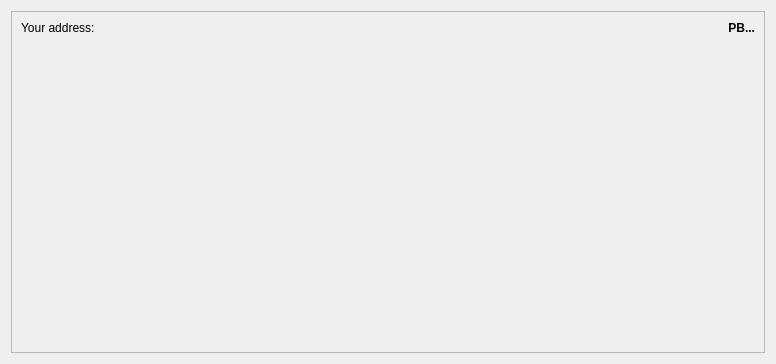
<?xml version="1.0" encoding="UTF-8"?>
<ui version="4.0">
  <class>ReceiveCoinsDialog</class>
  <widget class="QWidget" name="ReceiveCoinsDialog">
    <property name="geometry">
      <rect>
        <x>0</x>
        <y>0</y>
        <width>776</width>
        <height>364</height>
      </rect>
    </property>
    <layout class="QVBoxLayout" name="verticalLayout" stretch="0,0,1">
      <item>
        <widget class="QFrame" name="frame2">
          <property name="sizePolicy">
            <sizepolicy hsizetype="Preferred" vsizetype="Expanding">
              <horstretch>0</horstretch>
              <verstretch>0</verstretch>
            </sizepolicy>
          </property>
          <property name="frameShape">
            <enum>QFrame::StyledPanel</enum>
          </property>
          <property name="frameShadow">
            <enum>QFrame::Sunken</enum>
          </property>
          <layout class="QFormLayout" name="formLayout_2">
            <property name="fieldGrowthPolicy">
              <enum>QFormLayout::AllNonFixedFieldsGrow</enum>
            </property>
            <property name="horizontalSpacing">
              <number>12</number>
            </property>
            <property name="verticalSpacing">
              <number>12</number>
            </property>
            <item row="0" column="0">
              <widget class="QLabel" name="label">
                <property name="text">
                  <string>Your address:</string>
                </property>
              </widget>
            </item>
            <item row="0" column="1">
              <widget class="QLabel" name="labelAddress">
                <property name="font">
                  <font>
                    <weight>75</weight>
                    <bold>true</bold>
                  </font>
                </property>
                <property name="cursor">
                  <cursorShape>IBeamCursor</cursorShape>
                </property>
                <property name="toolTip">
                  <string>Your public receiving address</string>
                </property>
                <property name="text">
                  <string notr="true">PB...</string>
                </property>
                <property name="alignment">
                  <set>Qt::AlignRight|Qt::AlignTrailing|Qt::AlignVCenter</set>
                </property>
                <property name="textInteractionFlags">
                  <set>Qt::LinksAccessibleByMouse|Qt::TextSelectableByKeyboard|Qt::TextSelectableByMouse</set>
                </property>
              </widget>
            </item>
          </layout>
        </widget>
      </item>
    </layout>

            <!--<item>
              <layout class="QGridLayout" name="gridLayout">
                <item row="7" column="2">
                  <widget class="QCheckBox" name="reuseAddress">
                    <property name="toolTip">
                      <string>Reuse one of the previously used receiving addresses. Reusing addresses has security and privacy issues. Do not use this unless re-generating a payment request made before.</string>
                    </property>
                    <property name="text">
                      <string>R&amp;euse an existing receiving address (not recommended)</string>
                    </property>
                  </widget>
                </item>
                <item row="7" column="0">
                  <widget class="QLabel" name="label_4">
                    <property name="text">
                      <string />
                    </property>
                  </widget>
                </item>
                <item row="6" column="0">
                  <widget class="QLabel" name="label_3">
                    <property name="toolTip">
                      <string>An optional message to attach to the payment request, which will be displayed when the request is opened. Note: The message will not be sent with the payment over the CryoNote network.</string>
                    </property>
                    <property name="text">
                      <string>&amp;Message:</string>
                    </property>
                    <property name="alignment">
                      <set>Qt::AlignRight|Qt::AlignTrailing|Qt::AlignVCenter</set>
                    </property>
                    <property name="buddy">
                      <cstring>reqMessage</cstring>
                    </property>
                  </widget>
                </item>
                <item row="4" column="2">
                  <widget class="QLineEdit" name="reqLabel">
                    <property name="toolTip">
                      <string>An optional label to associate with the new receiving address.</string>
                    </property>
                  </widget>
                </item>
                <item row="6" column="2">
                  <widget class="QLineEdit" name="reqMessage">
                    <property name="toolTip">
                      <string>An optional message to attach to the payment request, which will be displayed when the request is opened. Note: The message will not be sent with the payment over the CryoNote network.</string>
                    </property>
                  </widget>
                </item>
                <item row="2" column="2">
                  <widget class="QLabel" name="label_5">
                    <property name="text">
                      <string>Use this form to request payments. All fields are &lt;b&gt;optional&lt;/b&gt;.</string>
                    </property>
                  </widget>
                </item>
                <item row="4" column="0">
                  <widget class="QLabel" name="label_2">
                    <property name="toolTip">
                      <string>An optional label to associate with the new receiving address.</string>
                    </property>
                    <property name="text">
                      <string>&amp;Label:</string>
                    </property>
                    <property name="alignment">
                      <set>Qt::AlignRight|Qt::AlignTrailing|Qt::AlignVCenter</set>
                    </property>
                    <property name="buddy">
                      <cstring>reqLabel</cstring>
                    </property>
                  </widget>
                </item>
                <item row="5" column="0">
                  <widget class="QLabel" name="label">
                    <property name="toolTip">
                      <string>An optional amount to request. Leave this empty or zero to not request a specific amount.</string>
                    </property>
                    <property name="text">
                      <string>&amp;Amount:</string>
                    </property>
                    <property name="alignment">
                      <set>Qt::AlignRight|Qt::AlignTrailing|Qt::AlignVCenter</set>
                    </property>
                    <property name="buddy">
                      <cstring>reqAmount</cstring>
                    </property>
                  </widget>
                </item>
                <item row="5" column="2">
                  <widget class="BitcoinAmountField" name="reqAmount">
                    <property name="minimumSize">
                      <size>
                        <width>80</width>
                        <height>0</height>
                      </size>
                    </property>
                    <property name="toolTip">
                      <string>An optional amount to request. Leave this empty or zero to not request a specific amount.</string>
                    </property>
                  </widget>
                </item>
                <item row="8" column="2">
                  <layout class="QHBoxLayout" name="horizontalLayout">
                    <item>
                      <widget class="QPushButton" name="receiveButton">
                        <property name="minimumSize">
                          <size>
                            <width>150</width>
                            <height>0</height>
                          </size>
                        </property>
                        <property name="text">
                          <string>&amp;Request payment</string>
                        </property>
                        <property name="icon">
                          <iconset resource="../bitcoin.qrc">
                            <normaloff>:/icons/receiving_addresses</normaloff>
                            :/icons/receiving_addresses
                          </iconset>
                        </property>
                      </widget>
                    </item>
                    <item>
                      <widget class="QPushButton" name="clearButton">
                        <property name="sizePolicy">
                          <sizepolicy hsizetype="Minimum" vsizetype="Fixed">
                            <horstretch>0</horstretch>
                            <verstretch>0</verstretch>
                          </sizepolicy>
                        </property>
                        <property name="toolTip">
                          <string>Clear all fields of the form.</string>
                        </property>
                        <property name="text">
                          <string>Clear</string>
                        </property>
                        <property name="icon">
                          <iconset resource="../bitcoin.qrc">
                            <normaloff>:/icons/remove</normaloff>
                            :/icons/remove
                          </iconset>
                        </property>
                        <property name="autoRepeatDelay">
                          <number>300</number>
                        </property>
                        <property name="autoDefault">
                          <bool>false</bool>
                        </property>
                      </widget>
                    </item>
                    <item>
                      <spacer name="horizontalSpacer">
                        <property name="orientation">
                          <enum>Qt::Horizontal</enum>
                        </property>
                        <property name="sizeHint" stdset="0">
                          <size>
                            <width>40</width>
                            <height>20</height>
                          </size>
                        </property>
                      </spacer>
                    </item>
                  </layout>
                </item>
                <item row="8" column="0">
                  <widget class="QLabel" name="label_7">
                    <property name="text">
                      <string />
                    </property>
                  </widget>
                </item>
              </layout>
            </item>
          </layout>
        </widget>
      </item>
      <item>
        <spacer name="verticalSpacer_2">
          <property name="orientation">
            <enum>Qt::Vertical</enum>
          </property>
          <property name="sizeHint" stdset="0">
            <size>
              <width>20</width>
              <height>10</height>
            </size>
          </property>
        </spacer>
      </item>
      <item>
        <widget class="QFrame" name="frame">
          <property name="sizePolicy">
            <sizepolicy hsizetype="Preferred" vsizetype="Expanding">
              <horstretch>0</horstretch>
              <verstretch>0</verstretch>
            </sizepolicy>
          </property>
          <property name="frameShape">
            <enum>QFrame::StyledPanel</enum>
          </property>
          <property name="frameShadow">
            <enum>QFrame::Raised</enum>
          </property>
          <layout class="QVBoxLayout" name="verticalLayout_2">
            <item>
              <widget class="QLabel" name="label_6">
                <property name="font">
                  <font>
                    <weight>75</weight>
                    <bold>true</bold>
                  </font>
                </property>
                <property name="text">
                  <string>Requested payments history</string>
                </property>
              </widget>
            </item>
            <item>
              <widget class="QTableView" name="recentRequestsView">
                <property name="contextMenuPolicy">
                  <enum>Qt::CustomContextMenu</enum>
                </property>
                <property name="tabKeyNavigation">
                  <bool>false</bool>
                </property>
                <property name="sortingEnabled">
                  <bool>true</bool>
                </property>
              </widget>
            </item>
            <item>
              <layout class="QHBoxLayout" name="horizontalLayout_2">
                <item>
                  <widget class="QPushButton" name="showRequestButton">
                    <property name="toolTip">
                      <string>Show the selected request (does the same as double clicking an entry)</string>
                    </property>
                    <property name="text">
                      <string>Show</string>
                    </property>
                    <property name="enabled">
                      <bool>false</bool>
                    </property>
                    <property name="icon">
                      <iconset resource="../bitcoin.qrc">
                        <normaloff>:/icons/edit</normaloff>
                        :/icons/edit
                      </iconset>
                    </property>
                  </widget>
                </item>
                <item>
                  <widget class="QPushButton" name="removeRequestButton">
                    <property name="toolTip">
                      <string>Remove the selected entries from the list</string>
                    </property>
                    <property name="text">
                      <string>Remove</string>
                    </property>
                    <property name="enabled">
                      <bool>false</bool>
                    </property>
                    <property name="icon">
                      <iconset resource="../bitcoin.qrc">
                        <normaloff>:/icons/remove</normaloff>
                        :/icons/remove
                      </iconset>
                    </property>
                  </widget>
                </item>
                <item>
                  <spacer name="horizontalSpacer_2">
                    <property name="orientation">
                      <enum>Qt::Horizontal</enum>
                    </property>
                    <property name="sizeHint" stdset="0">
                      <size>
                        <width>40</width>
                        <height>20</height>
                      </size>
                    </property>
                  </spacer>
                </item>
              </layout>
            </item>
          </layout>
        </widget>
      </item>
    </layout>-->
  </widget>
  <!--<customwidgets>
    <customwidget>
      <class>BitcoinAmountField</class>
      <extends>QLineEdit</extends>
      <header>bitcoinamountfield.h</header>
    </customwidget>
  </customwidgets>
  <tabstops>
    <tabstop>reqLabel</tabstop>
    <tabstop>reqAmount</tabstop>
    <tabstop>reqMessage</tabstop>
    <tabstop>reuseAddress</tabstop>
    <tabstop>receiveButton</tabstop>
    <tabstop>clearButton</tabstop>
    <tabstop>recentRequestsView</tabstop>
    <tabstop>showRequestButton</tabstop>
    <tabstop>removeRequestButton</tabstop>
  </tabstops>-->
  <resources>
    <include location="../bitcoin.qrc" />
  </resources>
  <connections />
</ui>
